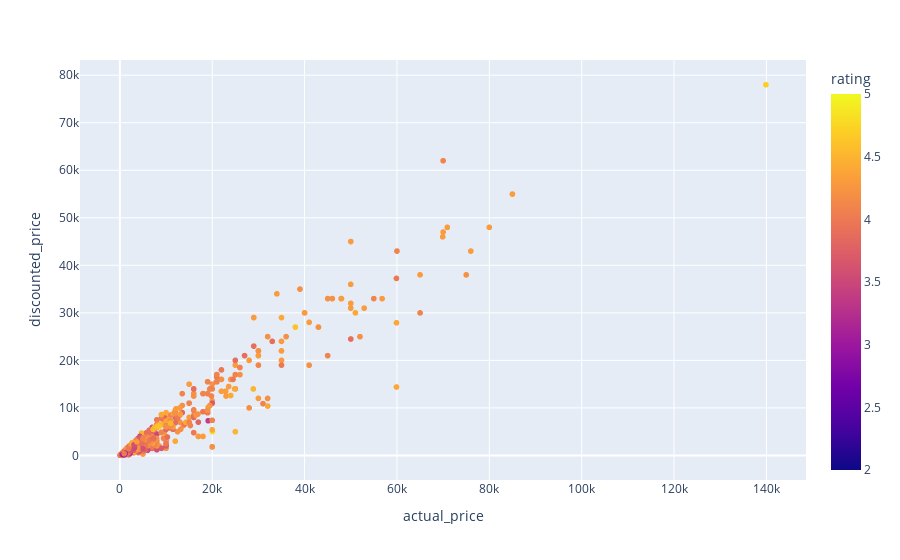

The notebook cell this image was saved under:
### Markdown cell above
Je vais utiliser plotly express pour plus de détail sur mon dataset

### Code cell
import plotly.express as px
fig = px.scatter(Amazon, x="actual_price", y="discounted_price", color="rating")
fig.show()

### Figure 1 — Plotly figure (JSON) as saved in the notebook; plotly's stock layout.template omitted (floating-point values rounded to 4 significant figures; data arrays with more than 128 entries replaced by an {"elided": "..."} marker saying what was removed)
{"data": [{"hovertemplate": "actual_price=%{x}<br>discounted_price=%{y}<br>rating=%{marker.color}<extra></extra>", "legendgroup": "", "marker": {"color": {"elided": "1465 float values"}, "coloraxis": "coloraxis", "symbol": "circle"}, "mode": "markers", "name": "", "showlegend": false, "type": "scattergl", "x": {"elided": "1465 float values"}, "xaxis": "x", "y": {"elided": "1465 float values"}, "yaxis": "y"}], "layout": {"coloraxis": {"colorbar": {"title": {"text": "rating"}}, "colorscale": [[0, "#0d0887"], [0.1111, "#46039f"], [0.2222, "#7201a8"], [0.3333, "#9c179e"], [0.4444, "#bd3786"], [0.5556, "#d8576b"], [0.6667, "#ed7953"], [0.7778, "#fb9f3a"], [0.8889, "#fdca26"], [1, "#f0f921"]]}, "legend": {"tracegroupgap": 0}, "margin": {"t": 60}, "xaxis": {"anchor": "y", "domain": [0, 1], "title": {"text": "actual_price"}}, "yaxis": {"anchor": "x", "domain": [0, 1], "title": {"text": "discounted_price"}}}}
